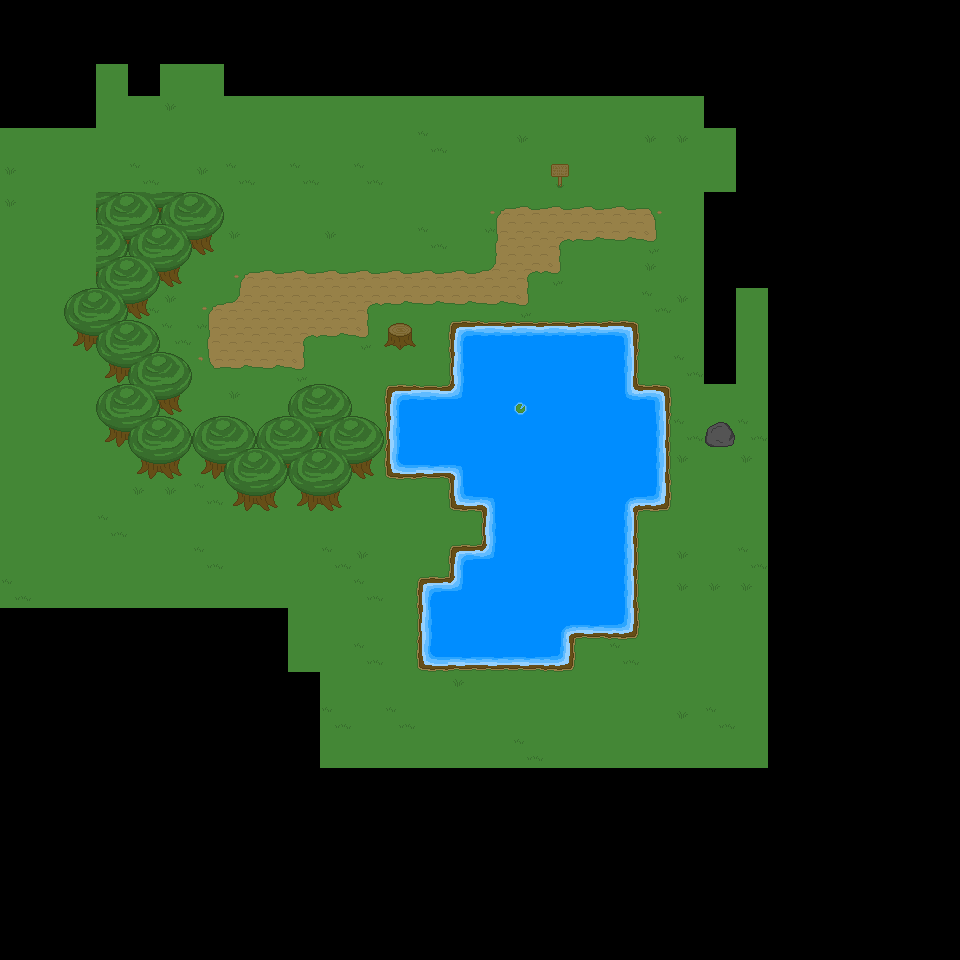

The image is a tile-based game level rendered from a .tmx file. Its description and complete source (layers, tilesets, objects, tile grids) follow:
An orthogonal 30x30 tile map with 32x32 px tiles, 2 tile layers (ground, trees), 2 tilesets.

<map version="1.0" tiledversion="1.1.2" orientation="orthogonal" renderorder="right-down" width="30" height="30" tilewidth="32" tileheight="32" infinite="0" nextobjectid="1">
 <tileset firstgid="1" source="tileset_outside_v01.tsx" />
 <tileset firstgid="41" source="tileset_trees_v01.tsx" />
 <layer name="ground" width="30" height="30">
  <data encoding="csv">
0,0,0,0,0,0,0,0,0,0,0,0,0,0,0,0,0,0,0,0,0,0,0,0,0,0,0,0,0,0,
0,0,0,0,0,0,0,0,0,0,0,0,0,0,0,0,0,0,0,0,0,0,0,0,0,0,0,0,0,0,
0,0,0,35,0,35,35,0,0,0,0,0,0,0,0,0,0,0,0,0,0,0,0,0,0,0,0,0,0,0,
0,0,0,35,35,25,35,35,35,35,35,35,35,35,35,35,35,35,35,35,35,35,0,0,0,0,0,0,0,0,
35,35,35,35,35,35,35,35,35,35,35,35,35,26,35,35,25,35,35,35,25,25,35,0,0,0,0,0,0,0,
25,35,35,35,26,35,25,26,35,26,35,26,35,35,35,35,35,35,35,35,35,35,35,0,0,0,0,0,0,0,
25,35,35,35,35,35,35,35,35,35,35,35,35,35,35,1,2,2,2,2,3,35,0,0,0,0,0,0,0,0,
35,35,35,35,25,35,35,25,35,35,25,35,35,26,35,9,10,4,18,18,19,35,0,0,0,0,0,0,0,0,
35,35,35,35,35,35,35,1,2,2,2,2,2,2,2,13,4,19,35,35,25,35,0,0,0,0,0,0,0,0,
35,35,25,25,26,25,1,13,10,10,10,4,18,18,18,18,19,35,35,35,26,25,0,35,0,0,0,0,0,0,
35,35,35,26,35,26,9,10,10,4,18,19,35,35,31,7,7,7,7,32,35,35,0,35,0,0,0,0,0,0,
35,35,35,35,35,35,17,18,18,19,35,35,35,35,14,15,15,15,15,16,35,26,0,35,0,0,0,0,0,0,
35,35,35,35,26,35,35,25,35,35,35,35,31,7,38,15,36,15,15,37,8,35,35,35,0,0,0,0,0,0,
35,35,35,35,35,35,35,35,35,35,35,35,14,15,15,15,15,15,15,15,16,26,35,26,0,0,0,0,0,0,
35,35,35,35,35,35,35,35,35,35,35,35,39,23,30,15,15,15,15,15,16,25,35,25,0,0,0,0,0,0,
35,35,35,35,25,25,26,35,35,35,35,35,35,35,22,30,15,15,15,29,24,35,35,35,0,0,0,0,0,0,
35,35,35,26,35,35,35,35,35,35,35,35,35,35,35,14,15,15,15,16,35,35,35,35,0,0,0,0,0,0,
35,35,35,35,35,35,26,35,35,35,26,25,35,35,31,38,15,15,15,16,35,25,35,26,0,0,0,0,0,0,
26,35,35,35,35,35,35,35,35,35,35,26,35,6,38,15,15,15,15,16,35,25,25,25,0,0,0,0,0,0,
0,0,0,0,0,0,0,0,0,35,35,35,35,14,15,15,15,29,23,40,35,35,35,35,0,0,0,0,0,0,
0,0,0,0,0,0,0,0,0,35,35,26,35,39,23,23,23,24,35,26,35,35,35,35,0,0,0,0,0,0,
0,0,0,0,0,0,0,0,0,0,35,35,35,35,25,35,35,35,35,35,35,35,35,35,0,0,0,0,0,0,
0,0,0,0,0,0,0,0,0,0,26,35,26,35,35,35,35,35,35,35,35,25,26,35,0,0,0,0,0,0,
0,0,0,0,0,0,0,0,0,0,35,35,35,35,35,35,26,35,35,35,35,35,35,35,0,0,0,0,0,0,
0,0,0,0,0,0,0,0,0,0,0,0,0,0,0,0,0,0,0,0,0,0,0,0,0,0,0,0,0,0,
0,0,0,0,0,0,0,0,0,0,0,0,0,0,0,0,0,0,0,0,0,0,0,0,0,0,0,0,0,0,
0,0,0,0,0,0,0,0,0,0,0,0,0,0,0,0,0,0,0,0,0,0,0,0,0,0,0,0,0,0,
0,0,0,0,0,0,0,0,0,0,0,0,0,0,0,0,0,0,0,0,0,0,0,0,0,0,0,0,0,0,
0,0,0,0,0,0,0,0,0,0,0,0,0,0,0,0,0,0,0,0,0,0,0,0,0,0,0,0,0,0,
0,0,0,0,0,0,0,0,0,0,0,0,0,0,0,0,0,0,0,0,0,0,0,0,0,0,0,0,0,0
</data>
 </layer>
 <layer name="trees" width="30" height="30">
  <data encoding="csv">
0,0,0,0,0,0,0,0,0,0,0,0,0,0,0,0,0,0,0,0,0,0,0,0,0,0,0,0,0,0,
0,0,0,0,0,0,0,0,0,0,0,0,0,0,0,0,0,0,0,0,0,0,0,0,0,0,0,0,0,0,
0,0,0,0,0,0,0,0,0,0,0,0,0,0,0,0,0,0,0,0,0,0,0,0,0,0,0,0,0,0,
0,0,0,0,0,0,0,0,0,0,0,0,0,0,0,0,0,0,0,0,0,0,0,0,0,0,0,0,0,0,
0,0,0,0,0,0,0,0,0,0,0,0,0,0,0,0,0,0,0,0,0,0,0,0,0,0,0,0,0,0,
0,0,0,0,0,0,0,0,0,0,0,0,0,0,0,0,0,49,0,0,0,0,0,0,0,0,0,0,0,0,
0,0,0,42,41,42,45,0,0,0,0,0,0,0,0,0,0,0,0,0,0,0,0,0,0,0,0,0,0,0,
0,0,0,41,42,41,48,0,0,0,0,0,0,0,0,0,0,0,0,0,0,0,0,0,0,0,0,0,0,0,
0,0,0,42,41,48,0,0,0,0,0,0,0,0,0,0,0,0,0,0,0,0,0,0,0,0,0,0,0,0,
0,0,44,41,48,0,0,0,0,0,0,0,0,0,0,0,0,0,0,0,0,0,0,0,0,0,0,0,0,0,
0,0,47,42,45,0,0,0,0,0,0,0,46,0,0,0,0,0,0,0,0,0,0,0,0,0,0,0,0,0,
0,0,0,47,42,45,0,0,0,0,0,0,0,0,0,0,0,0,0,0,0,0,0,0,0,0,0,0,0,0,
0,0,0,44,41,48,0,0,0,44,45,0,0,0,0,0,0,0,0,0,0,0,0,0,0,0,0,0,0,0,
0,0,0,47,42,45,44,45,44,41,42,45,0,0,0,0,0,0,0,0,0,0,43,0,0,0,0,0,0,0,
0,0,0,0,47,48,47,42,41,42,41,48,0,0,0,0,0,0,0,0,0,0,0,0,0,0,0,0,0,0,
0,0,0,0,0,0,0,47,48,47,48,0,0,0,0,0,0,0,0,0,0,0,0,0,0,0,0,0,0,0,
0,0,0,0,0,0,0,0,0,0,0,0,0,0,0,0,0,0,0,0,0,0,0,0,0,0,0,0,0,0,
0,0,0,0,0,0,0,0,0,0,0,0,0,0,0,0,0,0,0,0,0,0,0,0,0,0,0,0,0,0,
0,0,0,0,0,0,0,0,0,0,0,0,0,0,0,0,0,0,0,0,0,0,0,0,0,0,0,0,0,0,
0,0,0,0,0,0,0,0,0,0,0,0,0,0,0,0,0,0,0,0,0,0,0,0,0,0,0,0,0,0,
0,0,0,0,0,0,0,0,0,0,0,0,0,0,0,0,0,0,0,0,0,0,0,0,0,0,0,0,0,0,
0,0,0,0,0,0,0,0,0,0,0,0,0,0,0,0,0,0,0,0,0,0,0,0,0,0,0,0,0,0,
0,0,0,0,0,0,0,0,0,0,0,0,0,0,0,0,0,0,0,0,0,0,0,0,0,0,0,0,0,0,
0,0,0,0,0,0,0,0,0,0,0,0,0,0,0,0,0,0,0,0,0,0,0,0,0,0,0,0,0,0,
0,0,0,0,0,0,0,0,0,0,0,0,0,0,0,0,0,0,0,0,0,0,0,0,0,0,0,0,0,0,
0,0,0,0,0,0,0,0,0,0,0,0,0,0,0,0,0,0,0,0,0,0,0,0,0,0,0,0,0,0,
0,0,0,0,0,0,0,0,0,0,0,0,0,0,0,0,0,0,0,0,0,0,0,0,0,0,0,0,0,0,
0,0,0,0,0,0,0,0,0,0,0,0,0,0,0,0,0,0,0,0,0,0,0,0,0,0,0,0,0,0,
0,0,0,0,0,0,0,0,0,0,0,0,0,0,0,0,0,0,0,0,0,0,0,0,0,0,0,0,0,0,
0,0,0,0,0,0,0,0,0,0,0,0,0,0,0,0,0,0,0,0,0,0,0,0,0,0,0,0,0,0
</data>
 </layer>
</map>
